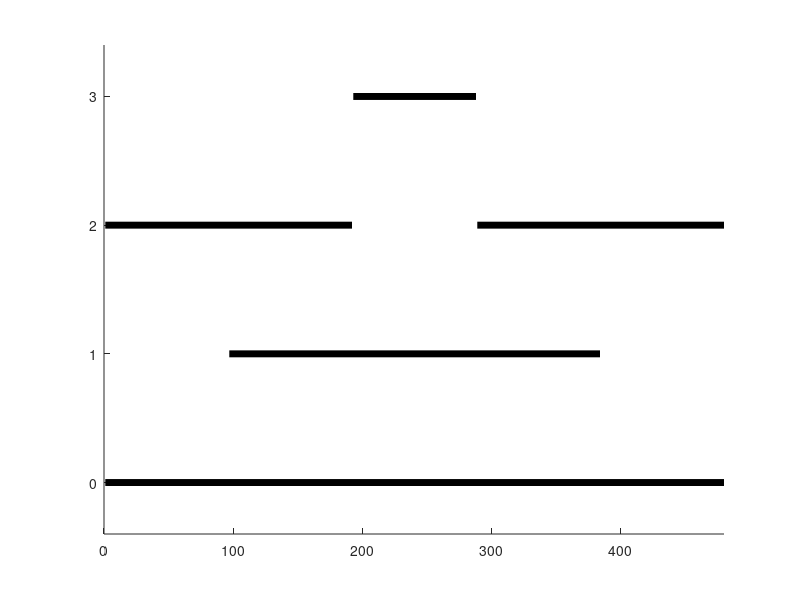

This figure's MATLAB source: (Note: this script raises an error after producing the figure.)
clc
clear all

for k=1:5
    P(k,:)=[96*(k-1)+1,96*k];
end

figure(1)
clf
hold on

plot([P(1,1),P(5,2)],0*[1 1],'k','linewidth',5)
plot([P(2,1),P(4,2)],1*[1 1],'k','linewidth',5)
plot([P(3,1),P(3,2)],3*[1 1],'k','linewidth',5)
plot([P(1,1),P(2,2)],2*[1 1],'k','linewidth',5)
plot([P(4,1),P(5,2)],2*[1 1],'k','linewidth',5)

xlim([0 5*96])
ylim([-.4 3.4])
set(gca,'ytick',[0 1 2 3])
set(gca,'yticklabels',{'Targetted Reaching in Three Directions','Turbulent Forces Applied','Cursor = Hand','Cursor = Intent'})
set(gca,'ticklength',[0 0])

set(gcf,'position',[ 442   754   560    99])
set(gca,'position',[ 0.4143    0.2929    0.4907    0.6321])

matlabfrag('figures/fig1raw')
